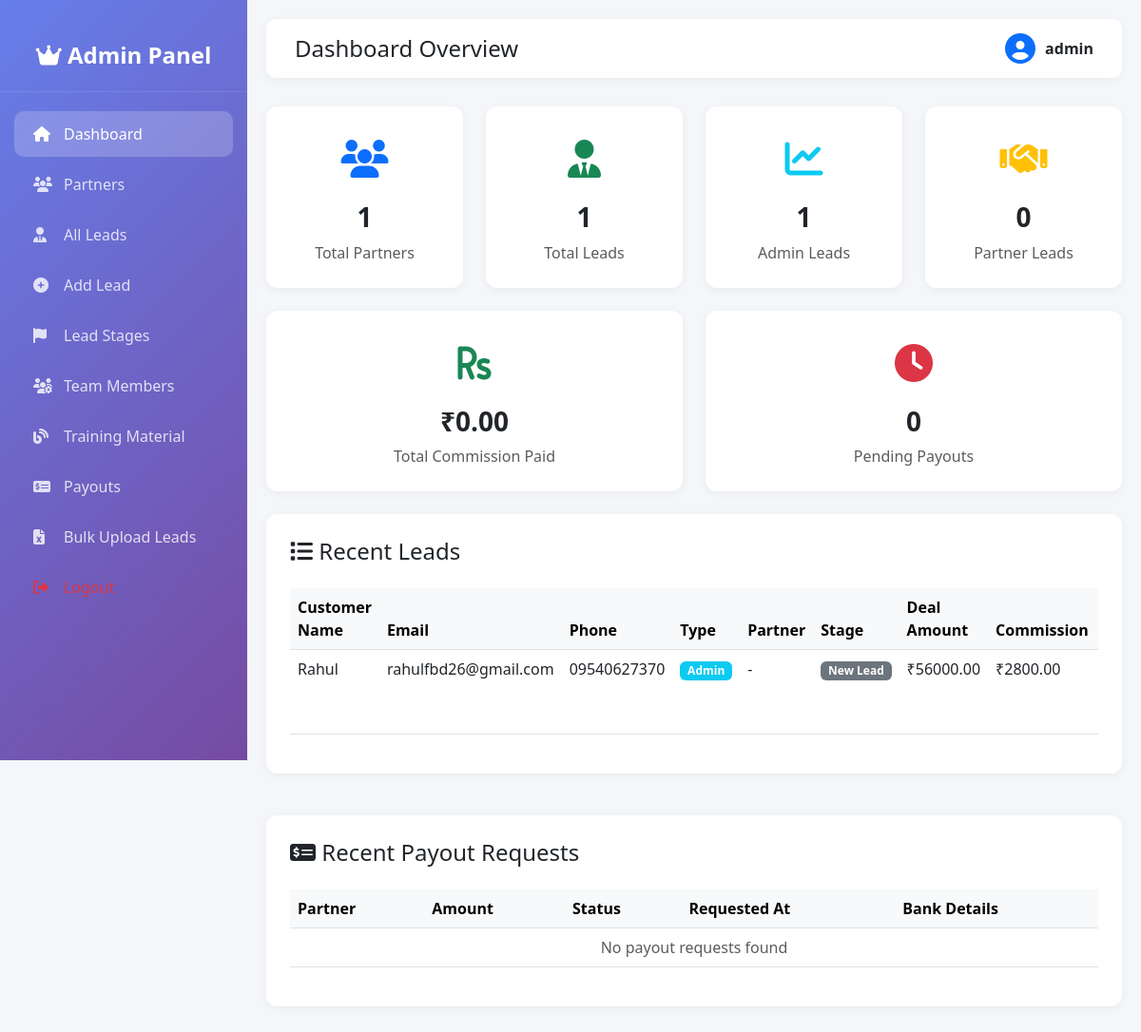
The page /admin-dashboard/ (signed in) on the database as committed earlier.
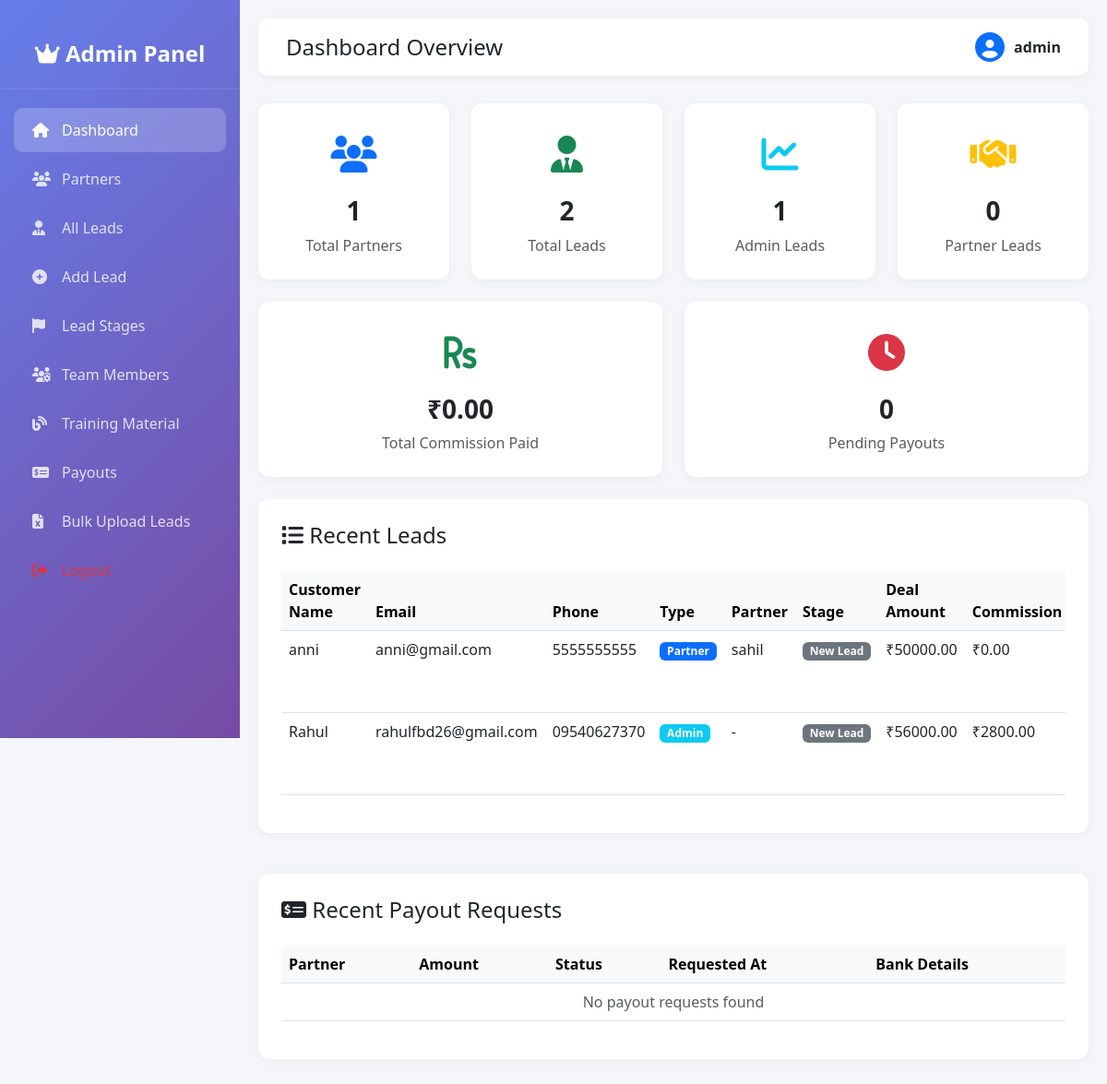
The same page on the database as committed later.
### referal_system/models.py (models this page shows, shortened)
class Lead(models.Model):
    LEAD_TYPE_CHOICES = [
        ('admin', 'Admin Lead'),
        ('partner_own', 'Partner Own Lead'),
        ('partner_referral', 'Partner Referral'),
    ]
    assigned_team_member = models.ForeignKey(
        'TeamMember',
        on_delete=models.SET_NULL,
        null=True,
        blank=True,
        related_name='assigned_leads'
    )
    partner = models.ForeignKey('Partner', on_delete=models.CASCADE, null=True, blank=True)
    customer_name = models.CharField(max_length=200)
    customer_email = models.EmailField()
    customer_phone = models.CharField(max_length=15)
    lead_type = models.CharField(max_length=20, choices=LEAD_TYPE_CHOICES, default='partner_own')
    stage = models.ForeignKey(LeadStage, on_delete=models.SET_NULL, null=True, blank=True)
    deal_amount = models.DecimalField(max_digits=10, decimal_places=2, default=0.00)
    commission_percent = models.DecimalField(max_digits=5, decimal_places=2, default=0.00)
    commission_amount = models.DecimalField(max_digits=10, decimal_places=2, default=0.00)
    commission_paid = models.BooleanField(default=False)
    additional_notes = models.TextField(blank=True, null=True)
    next_follow_up = models.DateField(null=True, blank=True)
    assigned_to_admin = models.BooleanField(default=False)
    assigned_date = models.DateTimeField(null=True, blank=True)
    created_at = models.DateTimeField(auto_now_add=True)
    updated_at = models.DateTimeField(auto_now=True)
    class Meta:
        ordering = ['-created_at']

class LeadStage(models.Model):
    name = models.CharField(max_length=100)
    order = models.IntegerField(default=0)
    created_by = models.ForeignKey(User, on_delete=models.CASCADE)
    created_at = models.DateTimeField(auto_now_add=True)
    class Meta:
        ordering = ['order']

class Partner(models.Model):
    user = models.OneToOneField(User, on_delete=models.CASCADE)
    name = models.CharField(max_length=200)
    email = models.EmailField(unique=True)
    phone = models.CharField(max_length=15)
    company_name = models.CharField(max_length=200, blank=True, null=True)
    address = models.TextField(blank=True, null=True)
    city = models.CharField(max_length=100, blank=True, null=True)
    state = models.CharField(max_length=100, blank=True, null=True)
    pincode = models.CharField(max_length=10, blank=True, null=True)
    aadhaar_number = models.CharField(max_length=12, blank=True, null=True)
    pan_number = models.CharField(max_length=10, blank=True, null=True)
    gst_number = models.CharField(max_length=15, blank=True, null=True)
    bank_name = models.CharField(max_length=200, blank=True, null=True)
    account_number = models.CharField(max_length=20, blank=True, null=True)
    ifsc_code = models.CharField(max_length=11, blank=True, null=True)
    account_holder_name = models.CharField(max_length=200, blank=True, null=True)
    referral_code = models.CharField(max_length=20, unique=True, blank=True)
    wallet_balance = models.DecimalField(max_digits=10, decimal_places=2, default=0.00)
    is_active = models.BooleanField(default=True)
    is_verified = models.BooleanField(default=False)
    created_at = models.DateTimeField(auto_now_add=True)
    updated_at = models.DateTimeField(auto_now=True)
    registered_by = models.ForeignKey(User, on_delete=models.SET_NULL, null=True, blank=True, related_name='registered_partners')
    class Meta:
        ordering = ['-created_at']

### referal_system/views.py (the view)
# urls.py: path("admin-dashboard/", views.admin_dashboard, name="admin_dashboard"),
@login_required
def admin_dashboard(request):
    if not request.user.is_staff:
        messages.error(request, 'You do not have permission to access admin dashboard')
        return redirect('partner_login')
    total_partners = Partner.objects.count()
    total_leads = Lead.objects.count()
    admin_leads = Lead.objects.filter(lead_type='admin').count()
    partner_leads = Lead.objects.filter(lead_type='partner').count()
    total_commission = Lead.objects.filter(commission_paid=True).aggregate(
        total=Sum('commission_amount'))['total'] or 0
    pending_payouts = Payout.objects.filter(status='pending').count()
    recent_leads = Lead.objects.all().order_by('-created_at')[:10]
    recent_payouts = Payout.objects.all().order_by('-requested_at')[:5]
    context = {
        'total_partners': total_partners,
        'total_leads': total_leads,
        'admin_leads': admin_leads,
        'partner_leads': partner_leads,
        'total_commission': total_commission,
        'pending_payouts': pending_payouts,
        'recent_leads': recent_leads,
        'recent_payouts': recent_payouts,
    }
    return render(request, 'referal_system/admin_dashboard.html', context)

### referal_system/templates/referal_system/admin_dashboard.html (shortened to what the changed rows need)
{% extends 'referal_system/admin_base.html' %}
{% block content %}
<div class="row mb-4">
    <div class="col-md-3">
        <div class="stats-card">
            <div class="stats-icon text-success">
                <i class="fas fa-user-tie"></i>
            </div>
            <h3 class="fw-bold">{{ total_leads }}</h3>
            <p class="text-muted mb-0">Total Leads</p>
        </div>
    </div>
</div>
<div class="row">
    <div class="col-12">
        <div class="card-custom">
            <div class="table-responsive">
                <table class="table table-hover">
                    <thead class="table-light">
                        <tr>
                            <th>Customer Name</th>
                            <th>Email</th>
                            <th>Phone</th>
                            <th>Type</th>
                            <th>Partner</th>
                            <th>Stage</th>
                            <th>Deal Amount</th>
                            <th>Commission</th>
                            <th>Status</th>
                        </tr>
                    </thead>
                    <tbody>
                        {% for lead in recent_leads %}
                        <tr>
                            <td>{{ lead.customer_name }}</td>
                            <td>{{ lead.customer_email }}</td>
                            <td>{{ lead.customer_phone }}</td>
                            <td>
                                {% if lead.lead_type == 'admin' %}
                                    <span class="badge bg-info">Admin</span>
                                {% else %}
                                    <span class="badge bg-primary">Partner</span>
                                {% endif %}
                            </td>
                            <td>
                                {% if lead.partner %}
                                    {{ lead.partner.name }}
                                {% else %}
                                    -
                                {% endif %}
                            </td>
                            <td>
                                {% if lead.stage %}
                                    <span class="badge bg-secondary">{{ lead.stage.name }}</span>
                                {% else %}
                                    -
                                {% endif %}
                            </td>
                            <td>₹{{ lead.deal_amount|floatformat:2 }}</td>
                            <td>₹{{ lead.commission_amount|floatformat:2 }}</td>
                            <td>
                            </td>
                        </tr>
                        {% empty %}
                        <tr>
                            <td colspan="10" class="text-center text-muted">No leads found</td>
                        </tr>
                        {% endfor %}
                    </tbody>
                </table>
            </div>
        </div>
    </div>
</div>
<div class="row mt-4">
    <div class="col-12">
        <div class="card-custom">
            <div class="table-responsive">
                <table class="table table-hover">
                    <thead class="table-light">
                        <tr>
                            <th>Partner</th>
                            <th>Amount</th>
                            <th>Status</th>
                            <th>Requested At</th>
                            <th>Bank Details</th>
                        </tr>
                    </thead>
                </table>
            </div>
        </div>
    </div>
</div>
{% endblock %}

Rows that differ between the two databases and show on the page:
added Lead: customer_name "anni", customer_email "anni@gmail.com", customer_phone "5555555555", lead_type "Partner", partner.name "sahil", stage.name "New Lead", deal_amount "50000.00", commission_amount "0.00"
Other text that changed with them:
{{ total_leads }}: "1" → "2"
